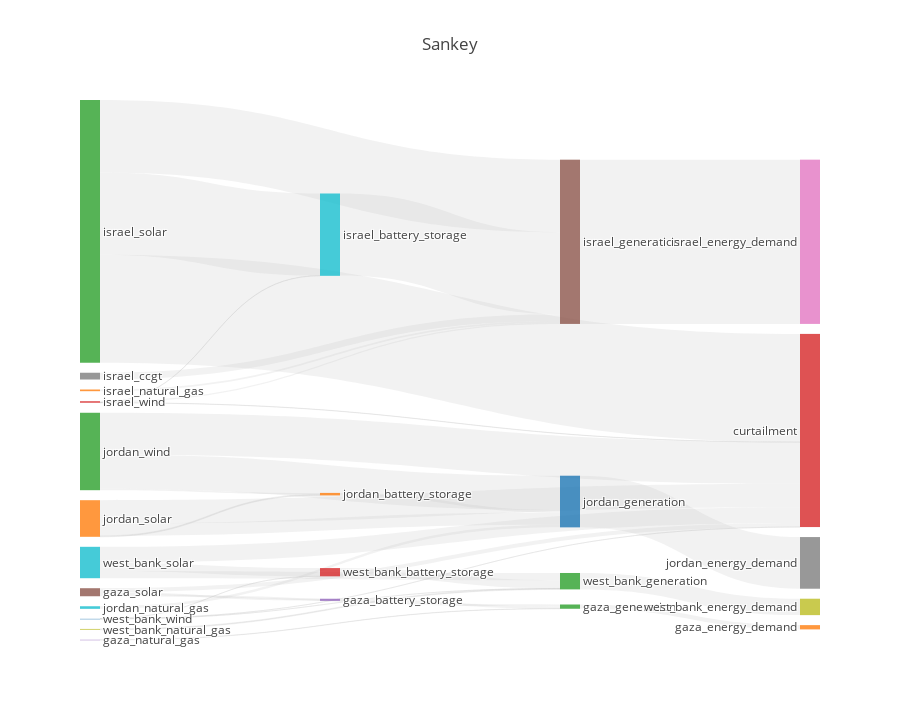

This figure's notebook cell:
### Code cell
results['COO_0.95'].plot_flows_sankey()

### Figure 1 — Plotly figure (JSON) as saved in the notebook; plotly's stock layout.template omitted (floating-point values rounded to 4 significant figures)
{"data": [{"domain": {"x": [0, 1], "y": [0, 1]}, "link": {"color": ["rgba(189, 189, 189, 0.2)", "rgba(189, 189, 189, 0.2)", "rgba(189, 189, 189, 0.2)", "rgba(189, 189, 189, 0.2)", "rgba(189, 189, 189, 0.2)", "rgba(189, 189, 189, 0.2)", "rgba(189, 189, 189, 0.2)", "rgba(189, 189, 189, 0.2)", "rgba(189, 189, 189, 0.2)", "rgba(189, 189, 189, 0.2)", "rgba(189, 189, 189, 0.2)", "rgba(189, 189, 189, 0.2)", "rgba(189, 189, 189, 0.2)", "rgba(189, 189, 189, 0.2)", "rgba(189, 189, 189, 0.2)", "rgba(189, 189, 189, 0.2)", "rgba(189, 189, 189, 0.2)", "rgba(189, 189, 189, 0.2)", "rgba(189, 189, 189, 0.2)", "rgba(189, 189, 189, 0.2)", "rgba(189, 189, 189, 0.2)", "rgba(189, 189, 189, 0.2)", "rgba(189, 189, 189, 0.2)", "rgba(189, 189, 189, 0.2)", "rgba(189, 189, 189, 0.2)", "rgba(189, 189, 189, 0.2)", "rgba(189, 189, 189, 0.2)", "rgba(189, 189, 189, 0.2)", "rgba(189, 189, 189, 0.2)", "rgba(189, 189, 189, 0.2)", "rgba(189, 189, 189, 0.2)", "rgba(189, 189, 189, 0.2)", "rgba(189, 189, 189, 0.2)", "rgba(189, 189, 189, 0.2)", "rgba(189, 189, 189, 0.2)", "rgba(189, 189, 189, 0.2)", "rgba(189, 189, 189, 0.2)", "rgba(189, 189, 189, 0.2)", "rgba(189, 189, 189, 0.2)", "rgba(189, 189, 189, 0.2)", "rgba(189, 189, 189, 0.2)", "rgba(189, 189, 189, 0.2)", "rgba(189, 189, 189, 0.2)", "rgba(189, 189, 189, 0.2)", "rgba(189, 189, 189, 0.2)", "rgba(189, 189, 189, 0.2)", "rgba(189, 189, 189, 0.2)", "rgba(189, 189, 189, 0.2)", "rgba(189, 189, 189, 0.2)", "rgba(189, 189, 189, 0.2)", "rgba(189, 189, 189, 0.2)", "rgba(189, 189, 189, 0.2)"], "source": [0, 34, 2, 32, 4, 5, 5, 5, 39, 7, 8, 9, 35, 35, 35, 35, 11, 12, 12, 12, 13, 13, 13, 41, 15, 16, 17, 40, 40, 40, 19, 20, 21, 21, 21, 22, 22, 22, 43, 24, 25, 26, 42, 42, 42, 28, 29, 29, 29, 30, 30, 30], "target": [31, 32, 32, 31, 32, 33, 34, 32, 35, 35, 35, 35, 31, 36, 37, 38, 35, 33, 39, 35, 33, 39, 35, 40, 40, 40, 40, 36, 37, 38, 40, 40, 33, 41, 40, 33, 41, 40, 42, 42, 42, 42, 36, 37, 38, 42, 33, 43, 42, 33, 43, 42], "value": [0, 1176000.0, 0, 2335000.0, 120900.0, 2185000.0, 1180000.0, 1038000.0, 44940000.0, 3703000.0, 0, 0, 0, 89900000.0, 0, 0, 922600.0, 59170000.0, 44940000.0, 39700000.0, 95920.0, 127600.0, 635700.0, 1359000.0, 0, 0, 0, 0, 28280000.0, 0, 1417000.0, 0, 12760000.0, 511800.0, 6766000.0, 22790000.0, 850400.0, 18730000.0, 4494000.0, 0, 0, 0, 0, 0, 8979000.0, 461800.0, 8701000.0, 4504000.0, 3980000.0, 6458.0, 2903.0, 42990.0]}, "node": {"label": ["egypt_generation", "gaza_battery_storage", "gaza_diesel", "gaza_generation", "gaza_natural_gas", "gaza_solar", "israel_battery_storage", "israel_ccgt", "israel_coal", "israel_diesel", "israel_generation", "israel_natural_gas", "israel_solar", "israel_wind", "jordan_battery_storage", "jordan_ccgt", "jordan_coal", "jordan_diesel", "jordan_generation", "jordan_natural_gas", "jordan_shale", "jordan_solar", "jordan_wind", "west_bank_battery_storage", "west_bank_ccgt", "west_bank_coal", "west_bank_diesel", "west_bank_generation", "west_bank_natural_gas", "west_bank_solar", "west_bank_wind", "gaza_energy_demand", "gaza_generation", "curtailment", "gaza_battery_storage", "israel_generation", "israel_energy_demand", "jordan_energy_demand", "west_bank_energy_demand", "israel_battery_storage", "jordan_generation", "jordan_battery_storage", "west_bank_generation", "west_bank_battery_storage"], "line": {"color": "black", "width": 0}, "pad": 10}, "orientation": "h", "type": "sankey", "valueformat": ".0f"}], "layout": {"font": {"size": 12}, "height": 720, "title": {"text": "Sankey"}}}
